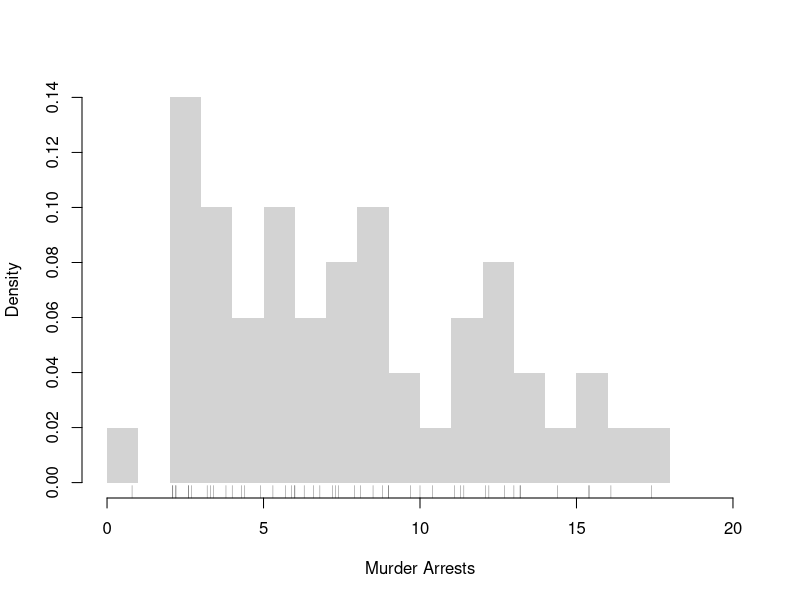
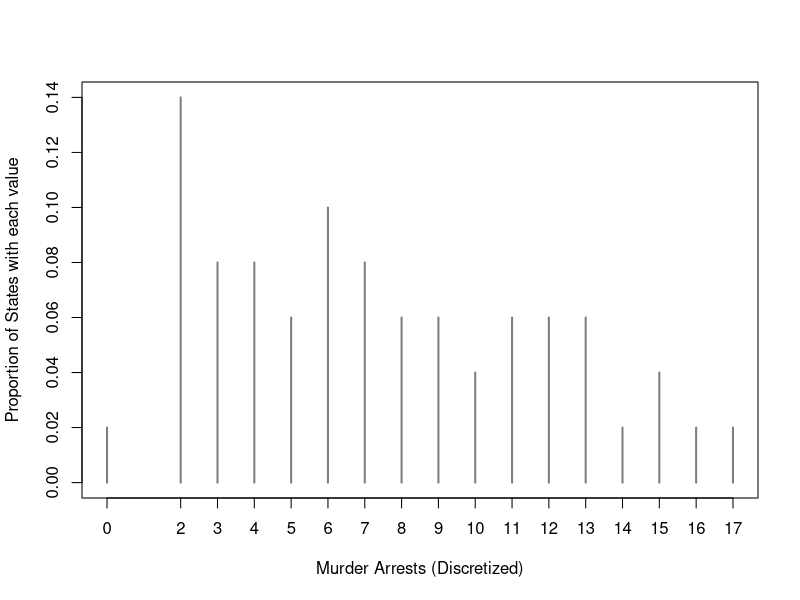
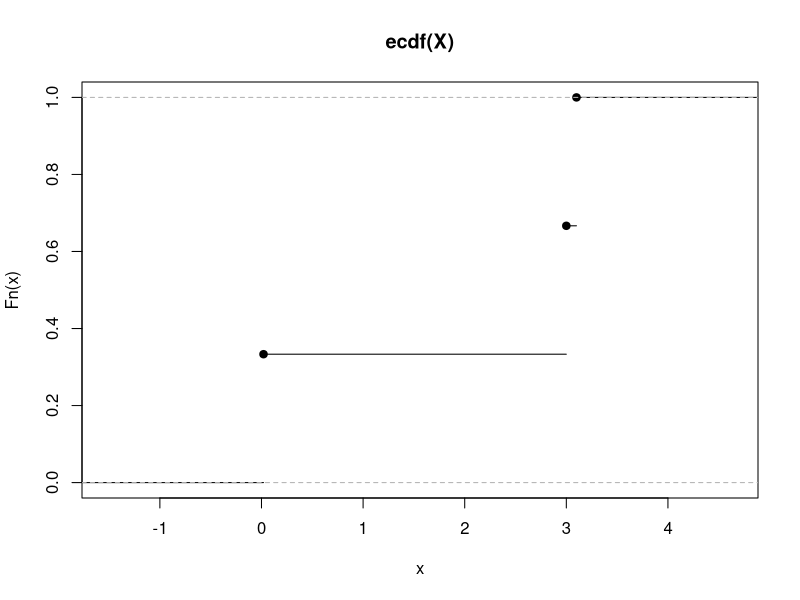
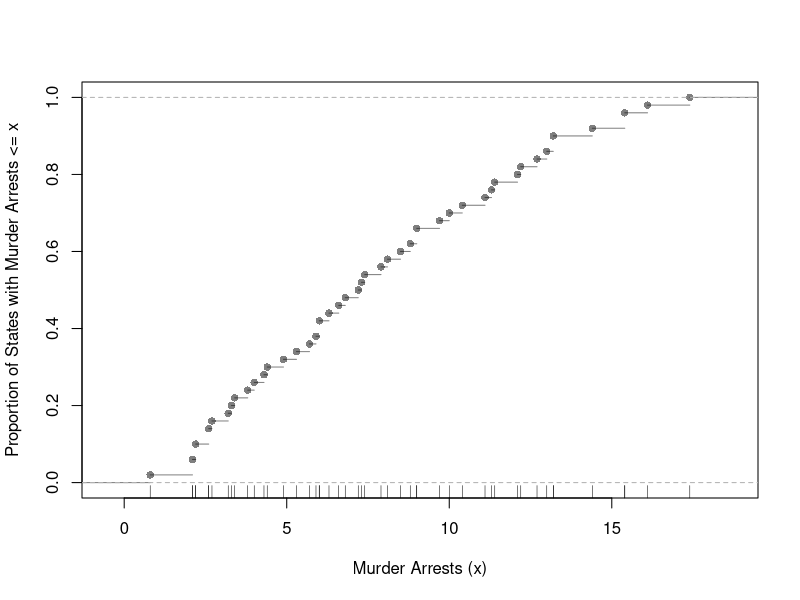
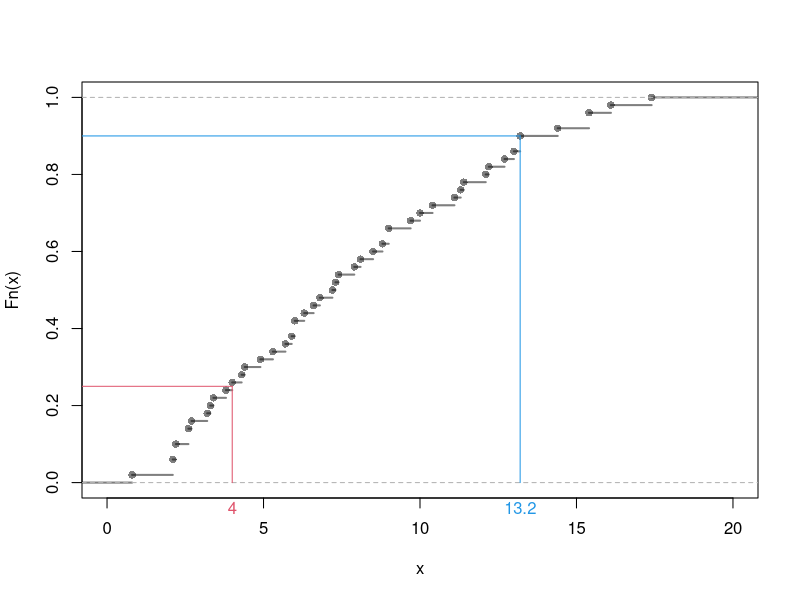
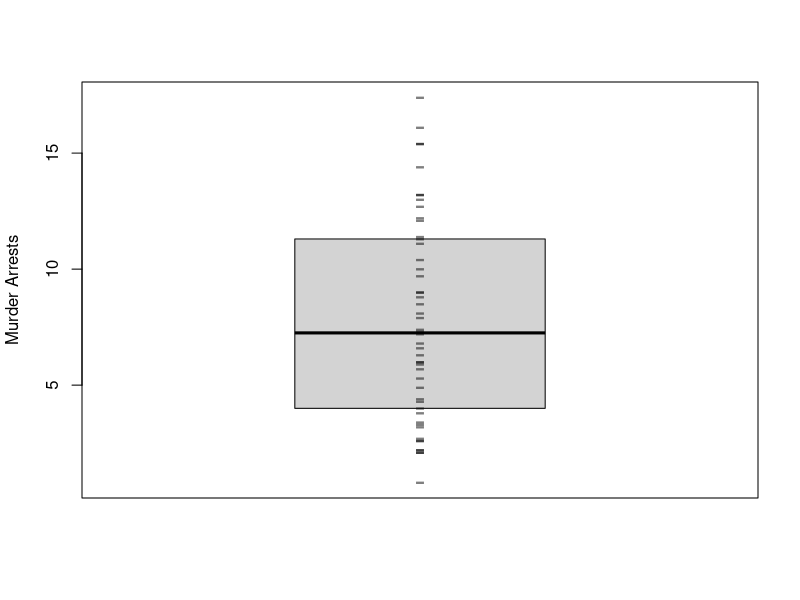

The R source for these figures, in order:
## ---- chunk 1
dat_card1 <- c(1,2,3) # Cardinal data (Discrete)
dat_card1

dat_card2 <- c(1.1, 2/3, 3) # Cardinal data (Continuous)
dat_card2

dat_fact1 <- factor( c('A','B','C'), ordered=T) # Factor data (Ordinal)
dat_fact1

dat_fact2 <- factor( c('Leipzig','Los Angeles','Logan'), ordered=F) # Factor data (Categorical)
dat_fact2

dat_fact3 <- factor( c(T,F), ordered=F) # Factor data (Categorical)
dat_fact3

# Explicitly check the data types:
#class(dat_card1)
#class(dat_card2)
## ---- chunk 2
c('A','B','C')  # character strings
c('Leipzig','Los Angeles','Logan')  # character strings
## ---- chunk 3
# Strings
paste( 'hi', 'mom')
paste( c('hi', 'mom'), collapse='--')

kingText <- "The king infringes the law on playing curling."
gsub(pattern="ing", replacement="", kingText)
# advanced usage
#gsub("[aeiouy]", "_", kingText)
#gsub("([[:alpha:]]{3})ing\\b", "\\1", kingText) 
## ---- chunk 4
x <- seq(1,10)
y <- 2*x
list(x, y)  # list of vectors

x_mat1 <- matrix( seq(2,7), 2, 3)
x_mat2 <- matrix( seq(4,-1), 2, 3)
list(x_mat1, x_mat2)  # list of matrices
## ---- chunk 5
list(list(x_mat1), list(x_mat2))  # list of lists

list(x_mat1, list(x_mat1, x_mat2)) # list of different objects

# ...inception...
list(x_mat1,
    list(x_mat1, x_mat2), 
    list(x_mat1, list(x_mat2)
    )) 
## ---- chunk 6
# data.frames: your most common data type
    # matrix of different data-types
    # well-ordered lists
data.frame(x, y)  # list of vectors
## ---- chunk 7
d0 <- data.frame(x=dat_fact2, y=dat_card2)
d0

d0[,'y']
## ---- chunk 8
# data square (matrix)
array(data = seq(1,24), dim=c(3, 8))

# data cube
a <- array(data = seq(1,24), dim=c(3, 2, 4))
a
## ---- chunk 9
apply(a, 1, mean)    # Row means
apply(a, 2, mean)    # Column means
apply(a, 3, mean)    # "Layer" means
apply(a, c(1,2), mean)  # Row/Column combination 
## ---- chunk 10
x <- c(1,2,3)
x_mat1 <- outer(x, x) # x %o% x
x_mat1
is.array(x_mat1) # Matrices are arrays

x_mat2 <- matrix( seq(6,1), 2, 3)
outer(x_mat2, x)
# outer(x_mat2, matrix(x))
# outer(x_mat2, t(x))
# outer(x_mat1, x_mat2)
## ---- chunk 11
head(USArrests) # Actual Data

# Check NA values
X <- c(3,3.1,NA,0.02) #Small dataset we will use in numerical examples
sum(is.na(X))
## ---- chunk 12
X <- c(3,3.1,0.02) # Data: "big X"
x <- 2 # particular value: "little x"
sum(X <= x)
sum(X == x)
## ---- chunk 13
# Intuitive Examples
X <- c(3,3.1,0.02)
Xhist <- hist(X, breaks=c(0,1,2,3,4), plot=F)
Xhist

# base x height
base <- 1
height <- Xhist$density
sum(base*height)
## ---- chunk 14
Xhist <- hist(X, breaks=c(0,4/3,8/3,4), plot=F)
base <- 4/3
height <- Xhist$density
sum(base*height)


# as a default, R uses bins (,] instead of [,)
# but you can change that with "right=F"
# hist(X, breaks=c(0,4/3,8/3,4), plot=F, right=F)
## ---- chunk 15
# Practical Example
X <- USArrests[,'Murder']
hist(X,
    breaks=seq(0,20,by=1), #bin width=1
    freq=F,
    border=NA, 
    main='',
    xlab='Murder Arrests')
# Raw Observations
rug(USArrests[,'Murder'], col=grey(0,.5))

# Since h=1, the density equals the proportion of states in each bin
# Redo this example with h=2
## ---- chunk 16
# Discretized data
X <- USArrests[,'Murder']
Xr <- floor(X) #rounded down
#table(Xr)
proportions <- table(Xr)/length(Xr)
plot(proportions, col=grey(0,.5),
    xlab='Murder Arrests (Discretized)',
    ylab='Proportion of States with each value')
## ---- chunk 17
X <- c(3,3.1,0.02)
Fhat <- ecdf(X)

# Visualized
plot(Fhat)

# Evaluated at the data
x <- X
Fhat(X)
#sum(X<=3)/length(X)
#sum(X<=3.1)/length(X)
#sum(X<=0.02)/length(X)

# Evaluated at other points
x <- c(0.5, 2.5, 3.5)
Fhat(x)
#sum(X<=0.5)/length(X)
#sum(X<=2.5)/length(X)
#sum(X<=3.5)/length(X)
## ---- chunk 18
F_murder <- ecdf(USArrests[,'Murder'])
# proportion of murders <= 10
F_murder(10)
# proportion of murders <= x, for all x
plot(F_murder, main='', 
    xlab='Murder Arrests (x)',
    ylab='Proportion of States with Murder Arrests <= x',
    pch=16, col=grey(0,.5))
rug(USArrests[,'Murder'])
## ---- chunk 19
X <-  c(3.1, 3, 0.02)
quantile(X, probs=c(0,.5,1))
## ---- chunk 20
# common quantiles
X <- USArrests[,'Murder']
quantile(X)

# All deciles are quantiles
quantile(X, probs=seq(0,1, by=.1))

# Visualized: Inverting the Empirical Distribution
FX_hat <- ecdf(X)
plot(FX_hat, lwd=2, xlim=c(0,20),
    pch=16, col=grey(0,.5), main='')
# Two Examples of Quantiles 
p <- c(.25, .9) # Lower Quartile, Upper Decile
cols <- c(2,4) 
QX_hat <- quantile(X, p, type=1)
QX_hat
segments(QX_hat, p, -10, p, col=cols)
segments(QX_hat, p, QX_hat, 0, col=cols)
mtext( round(QX_hat,2), 1, at=QX_hat, col=cols)
## ---- chunk 21
X <- USArrests[,'Murder']
Xo <- sort(X)
Xo

# median
Xo[length(Xo)*.5]
quantile(X, probs=.5, type=4) #tie break rule #4

# min
Xo[1]
min(Xo)
quantile(Xo, probs=0)
## ---- chunk 22
boxplot(USArrests[,'Murder'],
    main='', ylab='Murder Arrests',
    whisklty=0, staplelty=0, outline=F)
# Raw Observations
stripchart(USArrests[,'Murder'],
    pch='-', col=grey(0,.5), cex=2,
    vert=T, add=T)
